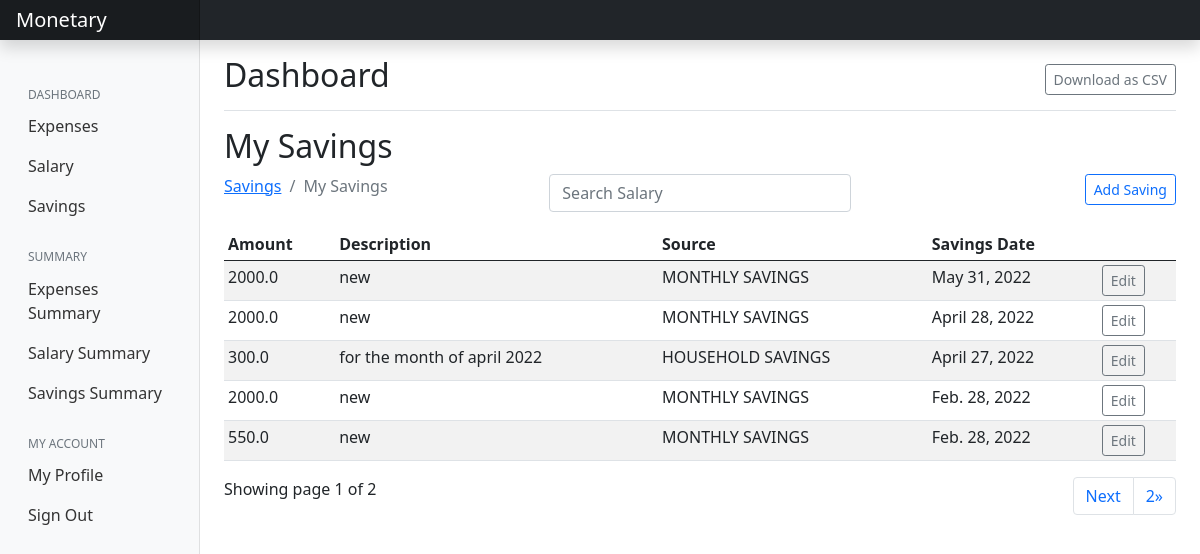
The app's page /saving/ (signed in) with its own data.
### saving/models.py (models this page shows, shortened)
class Saving(models.Model):
    amount = models.FloatField()
    date = models.DateField(default=now)
    description = models.TextField()
    owner = models.ForeignKey(to=User, on_delete=models.CASCADE)
    source = models.CharField(max_length=200)
    class Meta:
        ordering = ['-date']

### saving/views.py (the view)
# urls.py: path('', views.index, name="expenses"),
@login_required(login_url='/accounts/login')
def index(request):
    sources = Source.objects.all()
    saving = Saving.objects.filter(owner=request.user)
    paginator = Paginator(saving, 5)
    page_num = request.GET.get('page')
    page_obj = Paginator.get_page(paginator, page_num)
    context = {
        'saving': saving,
        'page_obj': page_obj
    }
    return render(request, 'saving/index.html', context)

### saving/templates/saving/index.html (shortened to what this page needs)
{% extends 'base.html' %}
{% load static %}
{% block content %}
{% if saving.count %}
<div class="d-flex justify-content-between flex-wrap flex-md-nowrap align-items-center pt-3 pb-2 mb-3 border-bottom">
    <h1 class="h2">Dashboard</h1>
    <div class="btn-toolbar mb-2 mb-md-0">
       <a href="" class="btn btn-outline-secondary btn-sm">Download as CSV</a>
    </div>
</div>
<h2>My Savings</h2>
<div class="row">
    <div class="col-md-4">
        <nav aria-label="breadcrumb">
            <ol class="breadcrumb">
                <li class="breadcrumb-item"><a href="{% url 'salary' %}">Savings</a></li>
                <li class="breadcrumb-item active" aria-current="page">My Savings</li>
            </ol>
        </nav>
    </div>
    <div class="col-md-4">
        <div class="form-group">
            <input type="text" class="form-control mb-3" id="searchField" placeholder="Search Salary">
        </div>
    </div>
    <div class="col-md-4">
        <a href="{% url 'add-saving' %}" class="btn btn-outline-primary btn-sm mb-3 float-end">Add Saving</a>
    </div>
</div>
<div class="app-table table-responsive">
    <table class="table table-striped table-sm">
        <thead>
            <tr>
                <th>Amount</th>
                <th>Description</th>
                <th>Source</th>
                <th>Savings Date</th>
                <th></th>
            </tr>
        </thead>
        <tbody>
            {% for saving in page_obj %}
            <tr>
                <td>{{saving.amount}}</td>
                <td>{{saving.description}}</td>
                <td>{{saving.source}}</td>
                <td>{{saving.date}}</td>
                <td><a href="{% url 'saving-edit' saving.id %}" class="btn btn-outline-secondary btn-sm">Edit</a></td>
            </tr>
            {% endfor %}
        </tbody>
    </table>
</div>
<div class="pagination-container">
    <div>
        Showing page {{ page_obj.number }} of {{ page_obj.paginator.num_pages }}
        <ul class="pagination align-right float-end mr-auto">
            {% if page_obj.has_next %}
            <li class="page-item"><a class="page-link" href="?page={{ page_obj.next_page_number }}">Next</a>
            </li>
            <li class="page-item"><a class="page-link"
                    href="?page={{ page_obj.paginator.num_pages }}">{{ page_obj.paginator.num_pages }}&raquo;</a>
            </li>
            {% endif %}
        </ul>
    </div>
</div>
{% endif %}
{% endblock %}

### static/css/main.css (style rules this page uses)
body { font-size: .875rem; }

### records on screen
Saving: amount "2000.0", description "new", source "MONTHLY SAVINGS", date "May 31, 2022"
Saving: amount "2000.0", description "new", source "MONTHLY SAVINGS", date "April 28, 2022"
Saving: amount "300.0", description "for the month of april 2022", source "HOUSEHOLD SAVINGS", date "April 27, 2022"
Saving: amount "2000.0", description "new", source "MONTHLY SAVINGS", date "Feb. 28, 2022"
Saving: amount "550.0", description "new", source "MONTHLY SAVINGS", date "Feb. 28, 2022"

### other values on screen
{{ page_obj.number }} "1"
{{ page_obj.paginator.num_pages }} "2"
